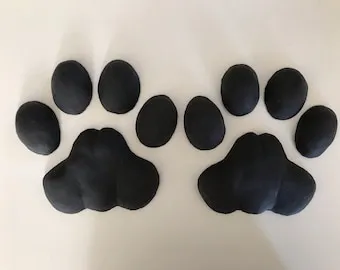
#> input picture pawpad.webp, 340 x 270 px
$ python extract_flawless_contours.py
#> lines starting #> are read from the running program, lines starting #| are printed output that depends on the picture; after the words box and inside, x2 and y2 are one past the last pixel; in counts of white or black regions, pixels touching at a corner belong together
from PIL import Image
import numpy as np
import scipy.ndimage as ndi
import json
import os

img = Image.open(os.environ.get("PAW_REF_IMAGE", "pawpad.webp")).convert("L")
arr = np.array(img)
mask = arr < 120
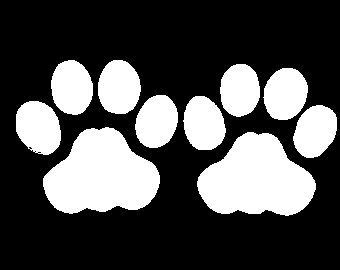
#> mask: shape (270, 340) bool; 30.8% white; 10 white regions, largest, box (x1, y1, x2, y2) and area: (43, 127, 160, 214) 7032, (197, 132, 316, 216) 6876, (16, 101, 61, 155) 1892
labels, num_features = ndi.label(mask)
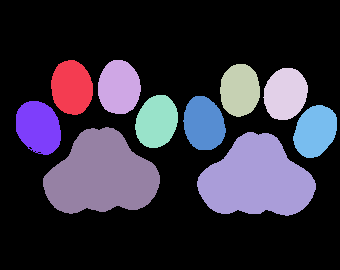
#> labels: shape (270, 340) int32; 11 distinct labels, from 0 to 10; one colour per label, 0 black
#> num_features = 10

def trace_component(comp_mask):
    pad = np.pad(comp_mask, 2, mode='constant', constant_values=False)
#> pad: shape (274, 344) bool; 7.5% white; 1 white region, box (x1, y1, x2, y2) and area: (45, 129, 162, 216) 7032
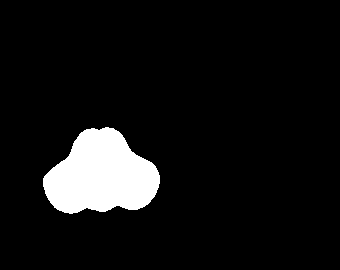
#> comp_mask: shape (270, 340) bool; 7.7% white; 1 white region, box (x1, y1, x2, y2) and area: (43, 127, 160, 214) 7032
    # Marching squares or standard boundary tracking
    # Simple radial angle sort from center of mass for convex-like toes
    cy, cx = ndi.center_of_mass(pad)
#> cy = 177; cx = 103
    eroded = ndi.binary_erosion(pad)
#> eroded: shape (274, 344) bool; 7.2% white; 1 white region, box (x1, y1, x2, y2) and area: (46, 130, 161, 215) 6741
    edge = pad ^ eroded
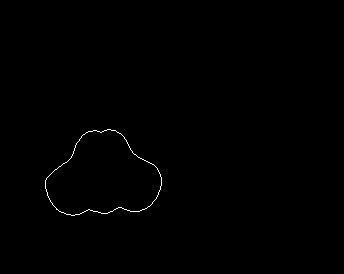
#> edge: shape (274, 344) bool; 0.31% white in thin lines or dots, all inside (x1, y1, x2, y2) = (45, 129, 162, 216)
    ys, xs = np.where(edge)
#> ys = 291 values from 129 to 215; xs = 291 values, max 161 at index 137, min 45 at index 142, mean 103.1

    # Angle binning works cleanly when taking median/outer radius
    angles = np.arctan2(ys - cy, xs - cx)
#> angles = 291 values, max 3.12 at index 138, min -3.14 at index 136, mean 0.106
    dists = np.hypot(ys - cy, xs - cx)
#> dists = 291 values, max 58.99 at index 158, min 33.54 at index 198, mean 47.23

    num_bins = 120
    bin_edges = np.linspace(-np.pi, np.pi, num_bins + 1)
    boundary = []
    for i in range(num_bins):
        in_bin = (angles >= bin_edges[i]) & (angles < bin_edges[i+1])
        if np.any(in_bin):
            max_d = np.max(dists[in_bin])
            mid_a = 0.5 * (bin_edges[i] + bin_edges[i+1])
            bx = cx + max_d * np.cos(mid_a) - 2 # unpad
            by = cy + max_d * np.sin(mid_a) - 2
            boundary.append((float(bx), float(by)))
#> this loop made 120 passes
#> (max_d, bx, by) on passes 1 to 12: (55.96, 45.02, 173.6), (53.05, 48.08, 170.9), (50.33, 51.07, 168.5), (48.63, 53.15, 166.2), (46.07, 56.17, 164.3), (43.65, 59.11, 162.6), (42.35, 61.04, 160.9), (40.83, 63.24, 159.4), (39.37, 65.43, 158.1), (38.45, 67.17, 156.7), (37.72, 68.8, 155.3), (38.26, 69.44, 153.4)
#> max_d on pass 100: 40.27
#> after the loop, boundary = 120 pairs, first value 42.81 to 159.1, second value 126.9 to 213.4

    return boundary

# Left paw features: 7 (far left toe), 1, 2, 5 (far right toe), 9 (palm)
palm_pts = trace_component(labels == 9)
#> palm_pts has the same summary as boundary in trace_component
toes = []
for tid in [7, 1, 2, 5]:
    c_mask = (labels == tid)
    cy, cx = ndi.center_of_mass(c_mask)
    pts = trace_component(c_mask)
    toes.append({"center": (float(cx), float(cy)), "pts": pts})
#> this loop made 4 passes
#> pass 1, in trace_component (call 2), `pad = np.pad(comp_mask, 2, mode='constant', constant_values=False)`:
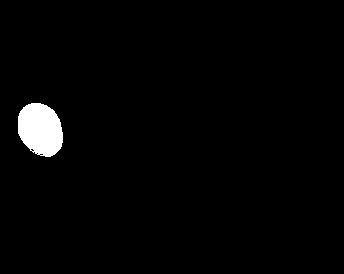
#> pad: shape (274, 344) bool; 2% white; 1 white region, box (x1, y1, x2, y2) and area: (18, 103, 63, 157) 1892
#> pass 1, in trace_component (call 2), `edge = pad ^ eroded`:
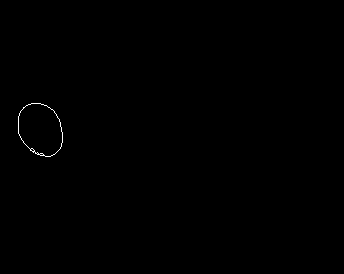
#> edge: shape (274, 344) bool; 0.16% white in thin lines or dots, all inside (x1, y1, x2, y2) = (18, 103, 63, 157)
#> after the loop:
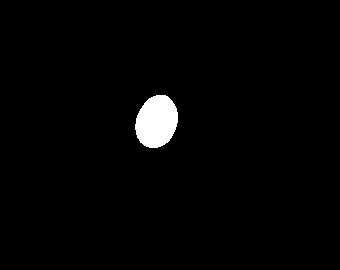
#> c_mask: shape (270, 340) bool; 1.9% white; 1 white region, box (x1, y1, x2, y2) and area: (135, 95, 178, 148) 1756
#> after the loop, toes = 4 items

toes.sort(key=lambda t: t["center"][0])
print(f"Traced palm ({len(palm_pts)} pts) and {len(toes)} toes with full angular coverage.")
#| Traced palm (120 pts) and 4 toes with full angular coverage.

with open(os.path.join(os.environ.get("PAW_OUT_DIR", "."), "clean_left_paw.json"), "w") as f:
    json.dump({"palm": palm_pts, "toes": toes}, f, indent=2)

print("Saved clean_left_paw.json successfully.")
